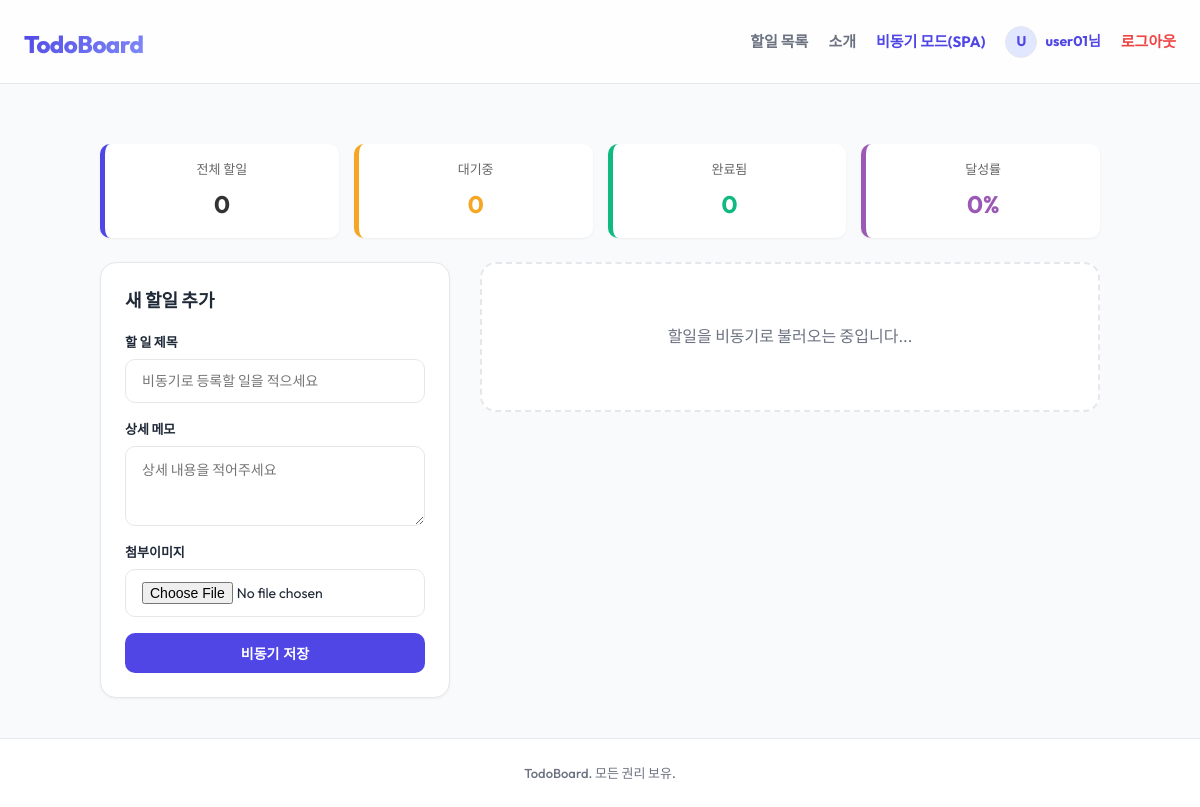
Page /spa/ (signed in) on the earlier database version.
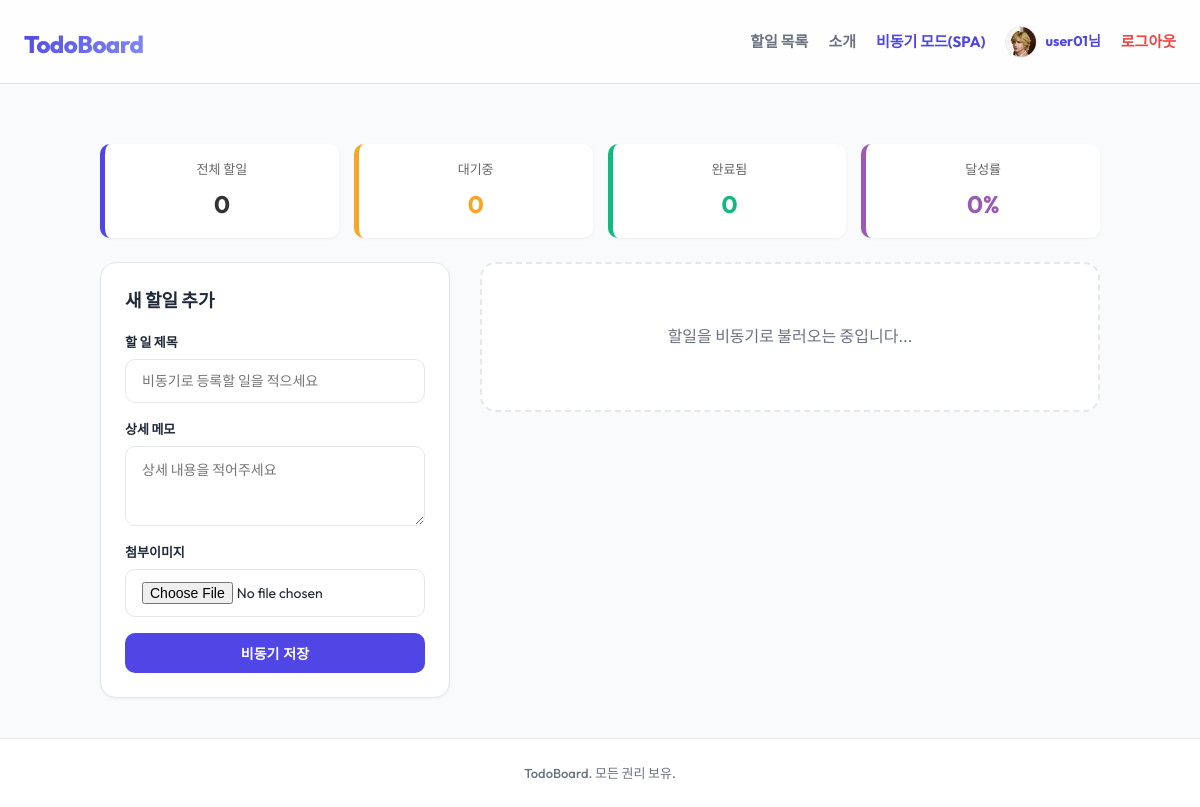
Same page on the later database version.
### todos/models.py (models this page shows, shortened)
class CustomUser(AbstractUser):
    nickname = models.CharField(max_length=50, blank=True)
    avatar = models.ImageField(upload_to='avatars/', blank=True, null=True)

### todos/views.py (the view)
# urls.py: path('spa/', views.spa_index, name='spa_index'),
@login_required
def spa_index(request):
    return render(request, 'todos/spa.html')

### todos/context_processors.py (called while the page is built)
def global_spa_config(request):
    try:
        api_url = reverse('todos:api_todo-list')
    except Exception:
        api_url = '/api/todos/'
    return {
        'API_BASE_URL': api_url,
        'SITE_META_TITLE': 'TodoBoard Premium SPA',
    }

### todos/templates/todos/spa.html (shortened to what this page needs)
{% extends 'todos/base.html' %}
{% load static %}
{% block content %}
<div class="stats-dashboard" style="display: flex; gap: 15px; margin-top: 20px; flex-wrap: wrap;">
    <div class="stat-card" style="flex: 1; min-width: 120px; background: #ffffff; padding: 15px; border-radius: 10px; box-shadow: var(--shadow-sm); text-align: center; border-left: 5px solid var(--primary-color);">
        <div class="stat-label" style="font-size: 13px; color: #666; margin-bottom: 5px;">전체 할일</div>
        <div id="stat-total" class="stat-value" style="font-size: 24px; font-weight: bold; color: #333;">0</div>
    </div>
    <div class="stat-card" style="flex: 1; min-width: 120px; background: #ffffff; padding: 15px; border-radius: 10px; box-shadow: var(--shadow-sm); text-align: center; border-left: 5px solid #f5a623;">
        <div class="stat-label" style="font-size: 13px; color: #666; margin-bottom: 5px;">대기중</div>
        <div id="stat-pending" class="stat-value" style="font-size: 24px; font-weight: bold; color: #f5a623;">0</div>
    </div>
    <div class="stat-card" style="flex: 1; min-width: 120px; background: #ffffff; padding: 15px; border-radius: 10px; box-shadow: var(--shadow-sm); text-align: center; border-left: 5px solid var(--success-color);">
        <div class="stat-label" style="font-size: 13px; color: #666; margin-bottom: 5px;">완료됨</div>
        <div id="stat-completed" class="stat-value" style="font-size: 24px; font-weight: bold; color: var(--success-color);">0</div>
    </div>
    <div class="stat-card" style="flex: 1; min-width: 120px; background: #ffffff; padding: 15px; border-radius: 10px; box-shadow: var(--shadow-sm); text-align: center; border-left: 5px solid #9b59b6;">
        <div class="stat-label" style="font-size: 13px; color: #666; margin-bottom: 5px;">달성률</div>
        <div id="stat-rate" class="stat-value" style="font-size: 24px; font-weight: bold; color: #9b59b6;">0%</div>
    </div>
</div>
<div class="spa-layout" style="display: grid; grid-template-columns: 350px 1fr; gap: 30px; margin-top: 24px;">
    <div class="spa-form-column">
        <div class="form-card" style="padding: 24px; max-width: 100%; box-shadow: var(--shadow-sm);">
            <h3 style="font-size: 18px; font-weight: 800; margin-bottom: 16px;">새 할일 추가</h3>
            <form id="spa-todo-form" class="todo-form-body" style="gap: 16px;">
                <div class="form-group" style="gap: 6px;">
                    <label class="form-label" style="font-size: 13px;">할 일 제목</label>
                    <input type="text" id="spa-title" class="form-input" placeholder="비동기로 등록할 일을 적으세요" required>
                </div>
                <div class="form-group" style="gap: 6px;">
                    <label class="form-label" style="font-size: 13px;">상세 메모</label>
                    <textarea id="spa-content" class="form-input form-textarea" placeholder="상세 내용을 적어주세요" style="min-height: 80px;"></textarea>
                </div>
                <div class="form-group" style="gap: 6px;">
                    <label class="form-label" style="font-size: 13px;">첨부이미지</label>
                    <input type="file" id="spa-image" class="form-input" accept="image/*"></inpu>
                </div>
                <button type="submit" class="btn btn-primary" style="width: 100%;">비동기 저장</button>
            </form>
        </div>
    </div>
    <div class="spa-list-column">
        <div id="spa-todo-list" class="todo-grid" style="grid-template-columns: 1fr;">
            <div class="empty-state">
                <p>할일을 비동기로 불러오는 중입니다...</p>
            </div>
        </div>
    </div>
</div>
{% endblock %}

### todos/templates/todos/base.html (shortened to what this page needs)
{% load static %}
<!DOCTYPE html>
<html lang="ko">
<head>
    <link rel="stylesheet" href="{% static 'todos/css/style.css' %}">
</head>
<body>
<header class="app-header">
    <div class="header-container">
        <h1 class="logo"><a href="{% url 'todos:todo_list' %}">TodoBoard</a></h1>
        <nav class="nav-links" style="display: flex; align-items: center; gap: 20px;">
            <a href="{% url 'todos:todo_list' %}" class="nav-item">할일 목록</a>
            <a href="{% url 'todos:about' %}" class="nav-item">소개</a>
            {% if user.is_authenticated %}
                <a href="{% url 'todos:spa_index' %}" class="nav-item" style="color: var(--primary-color); font-weight: 700;">비동기 모드(SPA)</a>
                <span class="user-avatar-wrapper" style="display: flex; align-items: center; gap: 8px;">
                    {% if user.avatar %}
                        <img src="{{ user.avatar.url }}" alt="avatar" style="width: 32px; height: 32px; border-radius: 50%; object-fit: cover; border: 1px solid var(--border-color);">
                    {% else %}
                        <div style="width: 32px; height: 32px; border-radius: 50%; background-color: var(--primary-light); color: var(--primary-color); display: flex; align-items: center; justify-content: center; font-weight: bold; font-size: 14px; border: 1px solid var(--border-color);">
                            {{ user.username|slice:":1"|upper }}
                        </div>
                    {% endif %}
                    <span class="user-greeting" style="font-weight: 700; color: var(--primary-color); font-size: 14px;">{{ user.nickname|default:user.username }}님</span>
                </span>
                <a href="{% url 'todos:logout' %}" class="nav-item" style="color: #ef4444;">로그아웃</a>
            {% else %}
                <a href="{% url 'todos:login' %}" class="nav-item">로그인</a>
                <a href="{% url 'todos:signup' %}" class="nav-item">회원가입</a>
            {% endif %}
        </nav>
    </div>
</header>
    <main class="app-main">
        <div class="main-container">
            {% block content %}
            {% endblock %}
        </div>
    </main>
    <footer class="app-footer">
        <div class="footer-container">
            <p>TodoBoard. 모든 권리 보유.</p>
        </div>
    </footer>
</body>
</html>

Differences in the rows shown:
changed CustomUser "user01": avatar: picture added; avatar empty → "avatars/avata.jpg" (drawn); username "U" → (not shown)
